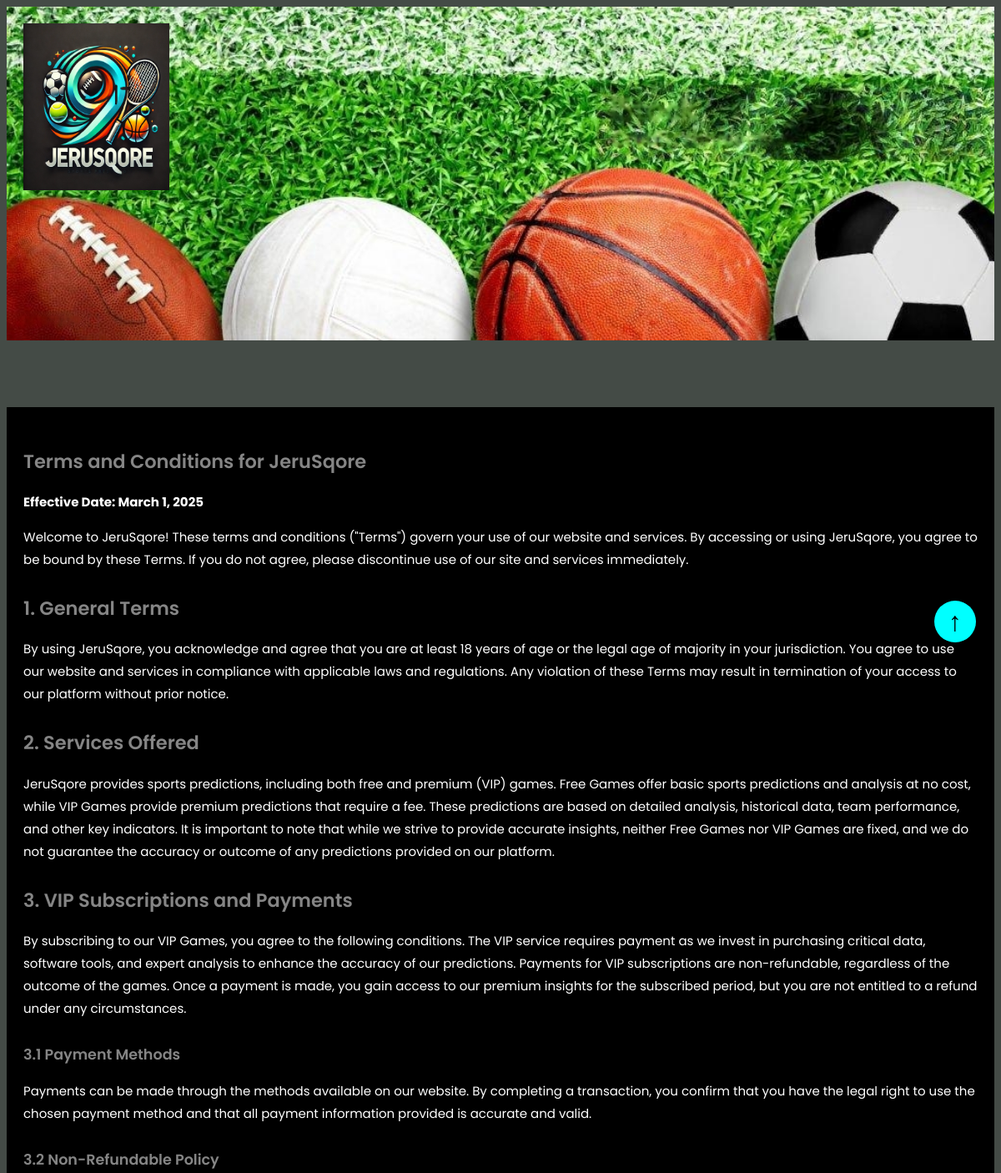
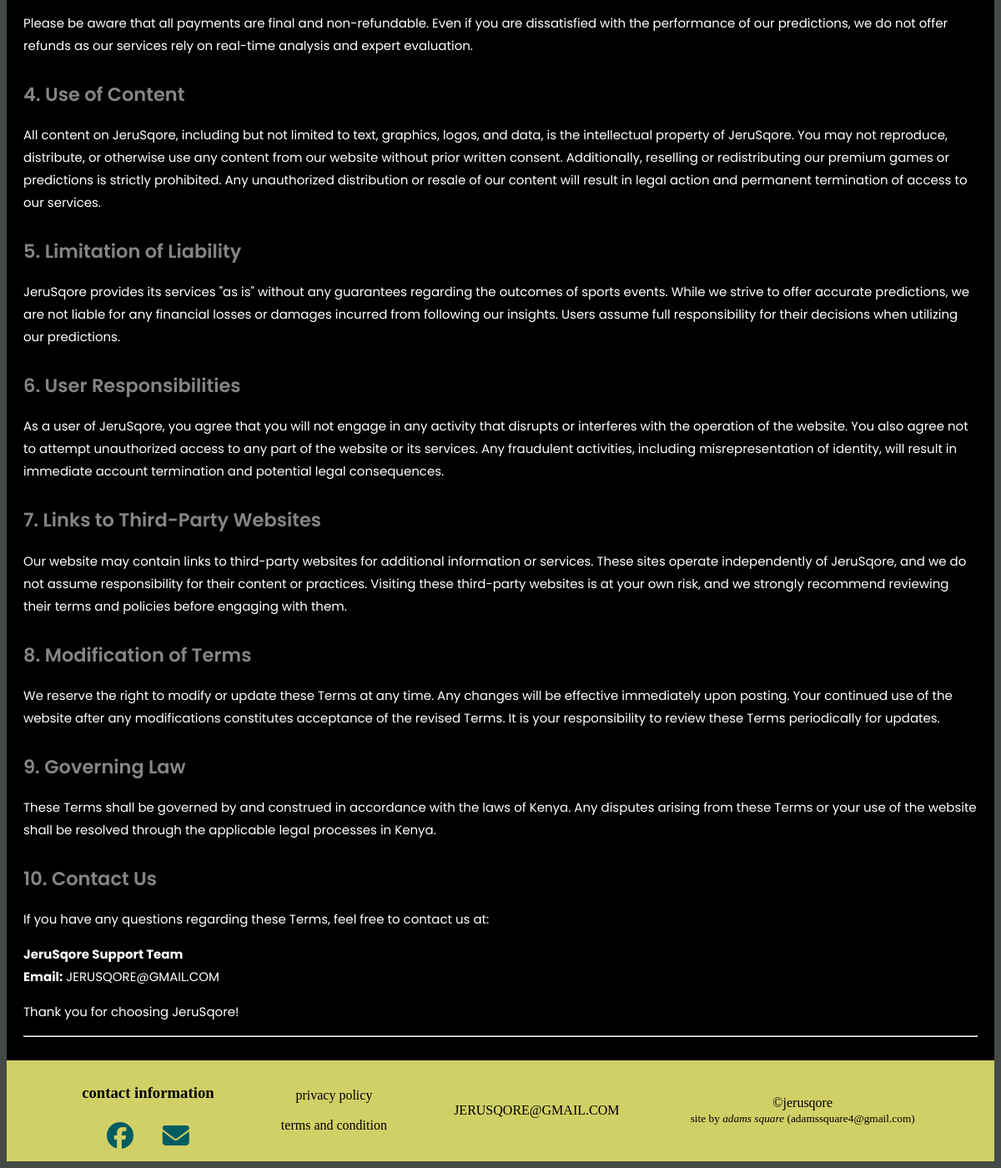
The app's page /jerusqore/terms/condition/ with its own data (2 pictures, top to bottom).
### square/models.py (models this page shows, shortened)
class SiteInformation(models.Model):
    site_name = models.CharField(max_length=255, help_text="The name of the website.")
    site_description = models.TextField(
        blank=True, help_text="A brief description of the website."
    )
    logo = models.ImageField(
        upload_to="media/logos/",
        blank=True,
        null=True,
        help_text="The logo of the site.",
    )
    privacy_policy = models.TextField(
        blank=True, help_text="Privacy policy of the website."
    )
    terms_and_conditions = models.TextField(
        blank=True, help_text="Terms and conditions of the website."
    )
    facebook_link = models.URLField(blank=True, help_text="Link to Facebook page.")
    twitter_link = models.URLField(blank=True, help_text="Link to Twitter profile.")
    instagram_link = models.URLField(blank=True, help_text="Link to Instagram profile.")
    linkedin_link = models.URLField(blank=True, help_text="Link to LinkedIn profile.")
    youtube_link = (models.URLField(blank=True, help_text="Link to YouTube channel."),)
    telegram_link = (
        models.URLField(blank=True, help_text="Link to telegram channel."),
    )
    reddit_link = models.URLField(blank=True, help_text="Link to reddit channel.")
    discord_link = models.URLField(blank=True, help_text="Link to discord channel.")
    contact_email = models.EmailField(
        max_length=255, blank=True, help_text="Contact email for the site."
    )
    contact_phone = models.CharField(
        max_length=20, blank=True, help_text="Contact phone number for the site."
    )
    address = models.TextField(
        blank=True, help_text="Physical address of the site or organization."
    )
    support_email = models.EmailField(
        max_length=255, blank=True, help_text="Support email address."
    )
    about_us = models.TextField(
        blank=True, help_text="Information about the website or company."
    )
    newsletter_link = models.URLField(
        blank=True, help_text="Link to newsletter or subscription page."
    )
    created_at = models.DateTimeField(auto_now_add=True)
    updated_at = models.DateTimeField(auto_now=True)

### square/views.py (the view)
# urls.py: path("jerusqore/terms/condition/", views.terms, name="terms"),
def terms(request):
    site = get_object_or_404(SiteInformation, pk=1)
    return render(request, "public/terms.html", {"site": site})

### square/context_processors.py (called while the page is built)
def site_info_context(request):
    site_info = SiteInformation.objects.first()  # Get the first object or None
    return {"site_info": site_info}

### square/templatetags/custom_filters.py (called while the page is built)
@register.filter(name="mark_down")
def mark_down(text):
    return markdown.markdown(text, extensions=["fenced_code", "codehilite"])

### square/templates/public/terms.html (shortened to what this page needs)
{% extends "base.html" %}
{% load custom_filters %}
{% load static %}
{% block content %}
    <div class="ccnt">{{ site.terms_and_conditions |mark_down|safe }}</div>
{% endblock content %}

### square/templates/base.html (shortened to what this page needs)
{% load static %}
{% load custom_filters %}
<!DOCTYPE html>
<html lang="en">
<head>
    <link rel="stylesheet" href="{% static 'css/style.css' %}">
</head>
<body>
    <div class="header" id="hder">
        <div class="top_menu">
            <div class="logo">
                <a href="{% url "square:index" %}">
                  <img src="{{site.logo.url}}" alt="logo">
                </a>
            </div>
        </div>
    </div>
    {% block content %}{% endblock content %}
    <div class="footer">
        <div class="contact_in footer_div">
              <h3 style="text-align:center;">contact information</h3>
              <div class="contact_ic">
            <a href="{{ site_info.facebook_link }}" target="_blank">
              <i class="fa-brands fa-facebook icc"></i>
            </a>
            <abbr title="JERUSCORE@GMAIL.COM"><i class="fa-solid fa-envelope icc"></i></abbr>
      </div>
    </div>
       <div class="footer_div">
            <a href="{% url "square:privacy" %}">privacy policy</a> <br><br>
            <a href="{% url "square:terms" %}">terms and condition</a><br>
       </div>
       <div class="footer_div">
        JERUSQORE@GMAIL.COM
   </div>
      <div class="footer_div adamu">
        &copy;jerusqore <br>
        <small>site by <i>adams square</i>&nbsp;(adamssquare4@gmail.com)</small><br>
      </div>
    </div>
   <a href="#hder"><div class="toprar">&uarr;</div></a>
</body>
</html>

### square/static/css/style.css (style rules this page uses)
div { bor1der:2px, solid red;box-sizing: border-box; }
a { text-decoration: none; color: black; }
body { background-color: rgba(28, 37, 31, 0.822); position: relative; min-height: 100%; }
.header { height: 50vh; display: flex; flex-direction: column; justify-content: space-between; margin-bottom: 10vh; background-image: url('../images/topimage.jpeg'); background-position: bottom; background-repeat: no-repeat; background-size: cover; }
.top_menu { display: flex; justify-content: space-between; margin: 10px; align-items: center; }
.logo { margin: 10px; width: 15%; height: 25vh; }
.logo a { display: block; height: 100%; width: 100% ! important; background-color: rgb(0, 255, 191); }
.logo a img { width: 100%;height: 100%; }
.toprar { width: 50px; height:50px; border-radius: 50%; display: flex; justify-content: center; align-items: center; background-color: aqua; font-size: 2em; font-weight: bolder; position: fixed; top: 90vh; right: 30px; z-index: 100; }
.footer { background-color: rgba(255, 253, 115, 0.753); display: flex; padding: 10px; align-items: center; justify-content: space-evenly; width: 100%; margin: 0px; }
.contact_ic> * { display: block; }
.contact_ic { display: flex; justify-content: space-evenly; }
.icc { font-size: 2em; margin: 5px; color: rgb(1, 92, 97); }
.adamu { text-align: center; padding: 5px; }
.footer_div { height: fit-content; text-align: center; }

### square/templates/public/terms.html (style rules this page uses)
.ccnt { background: black; font-family: 'Poppins', sans-serif; color: white; font-size: 15px; line-height: 1.8; padding: 20px; }
.ccnt h1, .ccnt h2, .ccnt h3, .ccnt h4, .ccnt h5, .ccnt h6 { color:rgb(133, 133, 133); font-weight: 600; margin-top: 30px; line-height: 1.4; }

### records on screen
SiteInformation: logo (picture), terms_and_conditions|mark_down "Terms and Conditions for JeruSqore Effective Date: March 1, 2025 Welcome to JeruSqore! These terms and conditions (\"Terms\") govern your use of our website and services. By accessing or using JeruSqore, you agree to be bound by these Terms. If you do not agree, please discontinue use of our site and services immediately. 1. General Terms By using JeruSqore, you acknowledge and agree that you are at least 18 years of age or the legal age of majority in your jurisdiction. You agree to use our website and services in compliance with applicable laws and regulations. Any violation of these Terms may result in termination of your access to our platform without prior notice. 2. Services Offered…"
